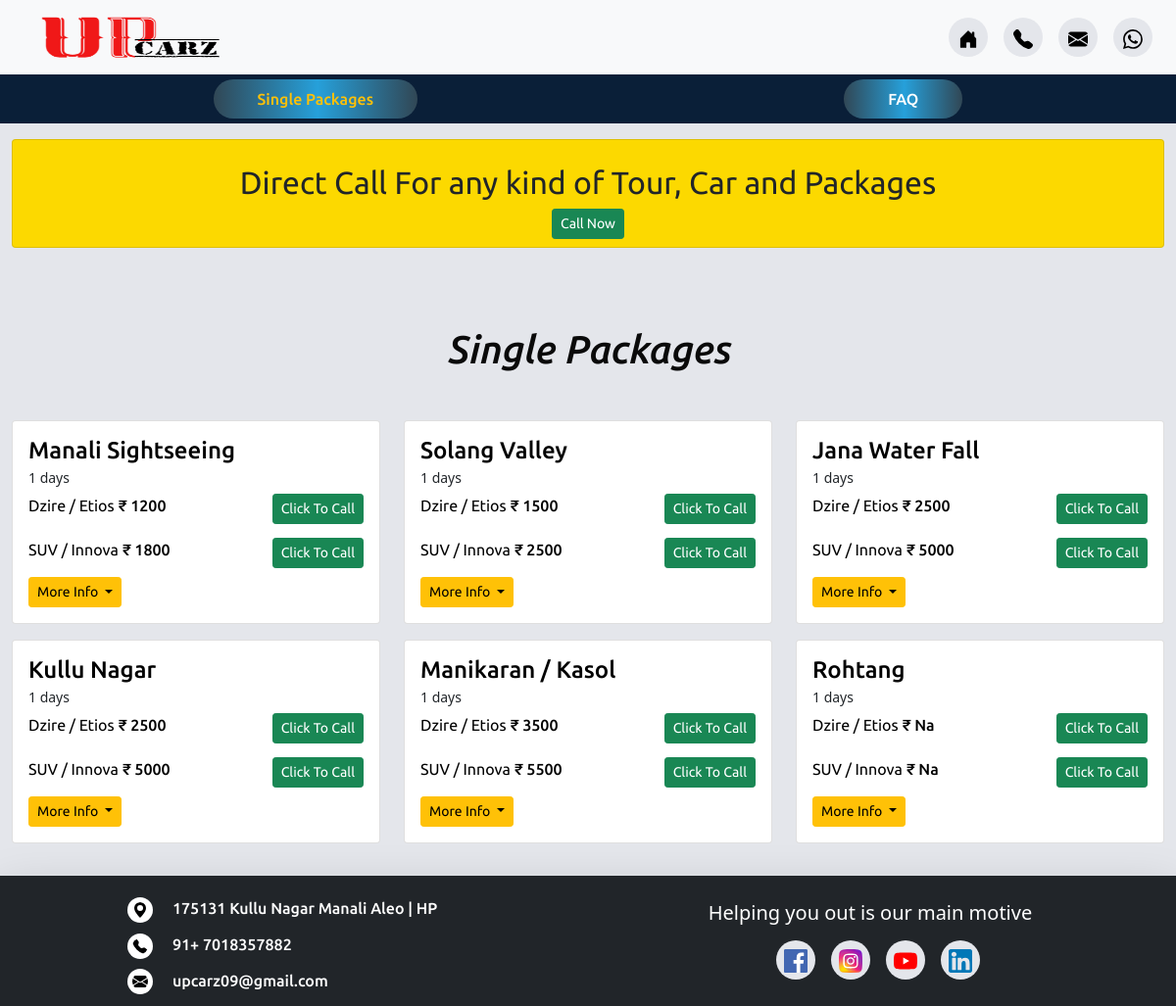
Screenshot of /single_packages.php with the database file from the repository.
### tables this page shows
CREATE TABLE `single_packages` (
  `id` int(11) NOT NULL,
  `title` varchar(255) NOT NULL,
  `period` varchar(255) DEFAULT NULL,
  `sedan_rate` varchar(255) DEFAULT NULL,
  `suv_rate` varchar(255) DEFAULT NULL,
  `tempo_rate` varchar(255) DEFAULT NULL,
  `more_info` text NOT NULL,
  `update_date` datetime NOT NULL DEFAULT current_timestamp()
);

### single_packages.php (the view, shortened to what this page needs)
<!doctype html>
<html lang="en">
  <head>
    <link href="https://cdn.jsdelivr.net/npm/bootstrap@5.0.1/dist/css/bootstrap.min.css" rel="stylesheet">
    <link rel="stylesheet" href="https://cdn.jsdelivr.net/npm/bootstrap-icons@1.5.0/font/bootstrap-icons.css">
    <link rel="stylesheet" href="css/single_packages.css">
    <link rel="stylesheet" href="css/header.css">
    <link rel="stylesheet" href="css/footer.css">
    <link rel="stylesheet" href="css/our_team.css">
    <link rel="stylesheet" href="css/authority.css">
    <link rel="stylesheet" href="css/single_packages_media_query.css">
  </head>
  <body>
    <?php
        include("partials/header.php");
    ?>
    <section id="section_main" class="mt-3">
        <div class="container-fluid">
                <div class="card text-center p-2 main_query_msg_div">
                    <h1 class="mt-3 main_query_msg"><?php echo $banner_msg; ?></h1>
                    <div class="">
                        <a href="tel:<?php echo $phone_number; ?>" class="btn btn-success btn-sm">Call Now</a>
                    </div>
                </div>
            <div id="single_packages" class="row">
                <h1 class="heading">Single Packages</h1>
                <?php
                    include("partials/db.php");
                    $sql = "SELECT * FROM single_packages ORDER BY id";
                    $result = $conn->query($sql);
                    if($result){
                        $row = $result->num_rows;
                        if($row ==0 ){
                            echo 'no result found';
                        }else{
                        while($data = $result->fetch_assoc()){
                            $title = $data['title'];
                            $period = $data['period'];
                            $sedan_rate = $data['sedan_rate'];
                            $suv_rate = $data['suv_rate'];
                            $tempo_rate = $data['tempo_rate'];
                            echo '<div class="col-md-6 col-lg-4 mt-3">
                                        <div class="card">
                                            <div class="card-body">
                                                <h5 class="card-title">'. $title .'</h5>
                                                <small class="period_text">'.$period.'</small>
                                                <div class="car_info">';
                                                    if($sedan_rate != 0 && $sedan_rate != null){
                                                        echo '<p class="card-text">Dzire / Etios <span class="price">₹ '.$sedan_rate.'</span> </p>';
                                                    }elseif($tempo_rate != 0 && $tempo_rate != null){
                                                        echo '<p class="card-text">12 Seater Tempo <span class="price">₹ '.$tempo_rate.'</span> </p>';
                                                    }else{
                                                        echo '<p class="card-text">Dzire / Etios <span class="price">Call for great offers</span> </p>';
                                                    }
                                                    echo '<div class="">
                                                    <a href="tel:'.$phone_number.'" class="btn btn-success btn-sm">Click To Call</a>
                                                </div>
                                                </div>
                                                <div class="car_info">';
                                                    if($suv_rate != 0 && $suv_rate != null){
                                                        echo '<p class="card-text">SUV / Innova <span class="price">₹ '.$suv_rate.'</span> </p>';
                                                    }else{
                                                        echo '<p class="card-text">SUV / Innova <span class="price">Call for great offers</span> </p>';
                                                    }
                                                    echo '<div class="">
                                                    <a href="tel:'.$phone_number.'" class="btn btn-success btn-sm">Click To Call</a>
                                                    </div>
                                                </div>
                                                <div class="dropdown ">
                                                    <a class="btn btn-warning btn-sm dropdown-toggle" href="#" role="button" id="dropdownMenuLink" data-bs-toggle="dropdown" aria-expanded="false">
                                                    More Info
                                                    </a>
                                                    <ul class="dropdown-menu px-4" aria-labelledby="dropdownMenuLink">';
                                                echo '</ul>
                                                </div>
                                            </div>
                                        </div>
                                    </div>';
                        }
                    }
                    }else{
                            echo 'sorry';
                        }
                ?>
            </div>
        </div>
    </section>
    <?php
        include("partials/footer.php");
    ?>
  </body>
</html>

### css/single_packages.css (style rules this page uses)
:root { --body-bg-color: #E4E6EB; --font-family: 'Ubuntu', sans-serif; }
body { background-color: var(--body-bg-color); overflow-x: hidden; }
.heading { text-align: center; font-size: 2.5rem; margin-top: 5rem; margin-bottom: 2rem; color: #0A0A0A; font-family: var(--font-family); font-weight: 500; font-style: italic; }
.btn { font-family: var(--font-family); font-weight: 400; }
#section_main .card-body .card-title { font-family: var(--font-family); font-weight: 500; font-size: 1.5rem; color: #000; margin-bottom: 0px; }
#section_main .main_query_msg { font-family: var(--font-family); font-weight: 400; font-size: 2rem; }
#section_main .car_info { display: flex; justify-content: space-between; margin-top: 5px; }
#section_main .car_info p { font-family: var(--font-family); font-weight: 400; font-size: 1rem; color: #000; }
#section_main .car_info .price { font-family: var(--font-family); font-weight: 500; font-size: 1rem; color: #000; }

### css/header.css (style rules this page uses)
:root { --bg-secondary-color: #e4e6eb; --font-family: 'Ubuntu', sans-serif; }
.main_query_msg_div { background-color: #FCD900; animation-name: example; animation-duration: 4s; animation-iteration-count: infinite;*/. }

### css/footer.css (style rules this page uses)
:root { --bg-secondary-color: #e4e6eb; --font-family: 'Ubuntu', sans-serif; }

### rows the page displays
single_packages: title "Manali Sightseeing", period "1 days", sedan_rate "1200", suv_rate "1800"
single_packages: title "Solang Valley", period "1 days", sedan_rate "1500", suv_rate "2500"
single_packages: title "Jana Water Fall", period "1 days", sedan_rate "2500", suv_rate "5000"
single_packages: title "Kullu Nagar", period "1 days", sedan_rate "2500", suv_rate "5000"
single_packages: title "Manikaran / Kasol", period "1 days", sedan_rate "3500", suv_rate "5500"
single_packages: title "Rohtang", period "1 days", sedan_rate "Na", suv_rate "Na"

### other values shown
$banner_msg "Direct Call For any kind of Tour, Car and Packages"
